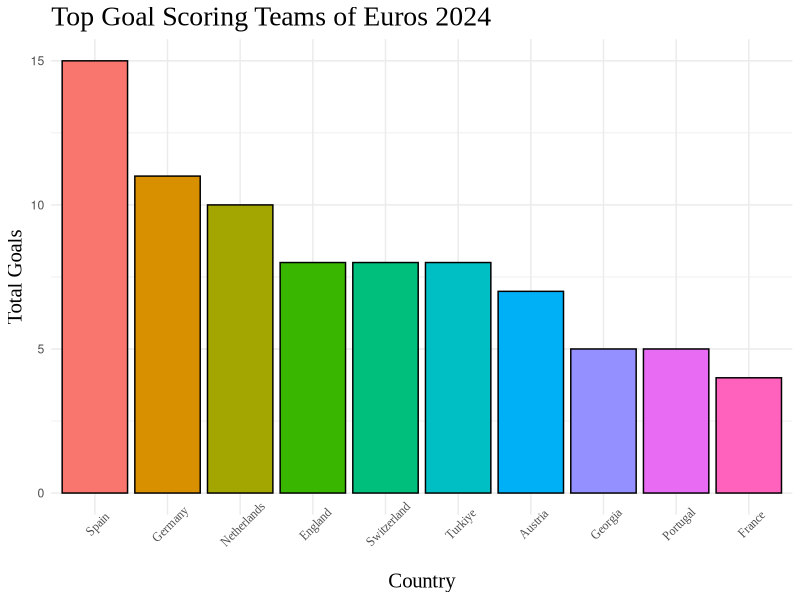
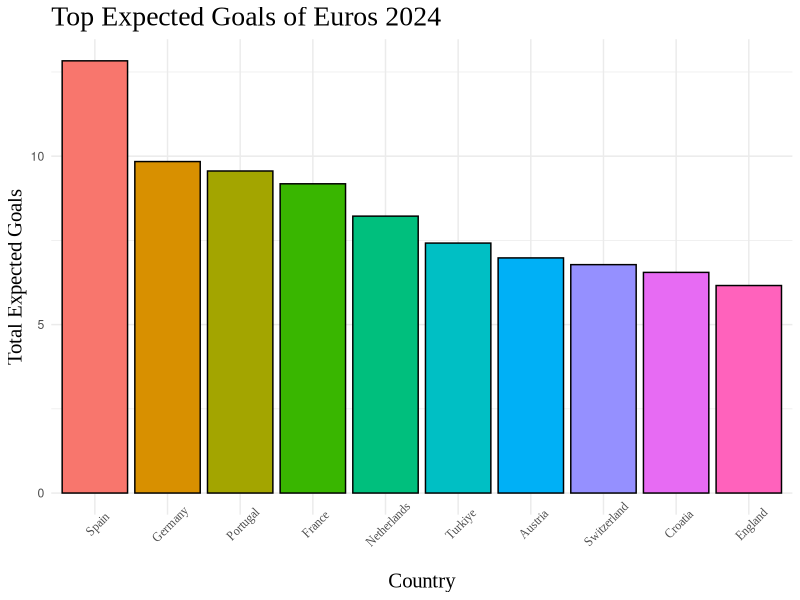
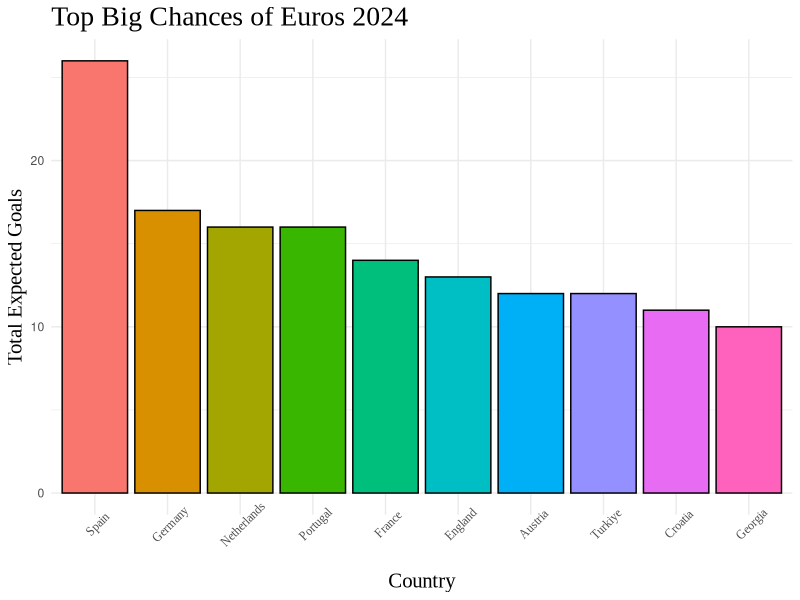
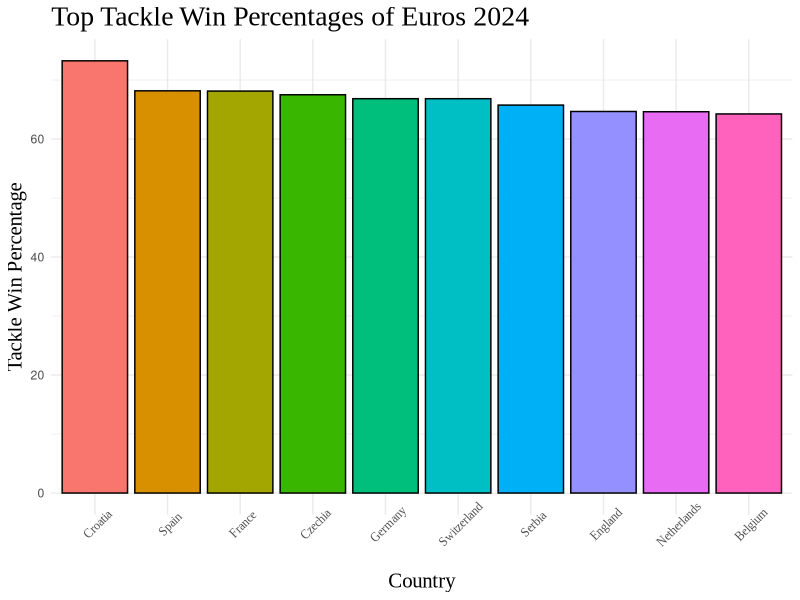
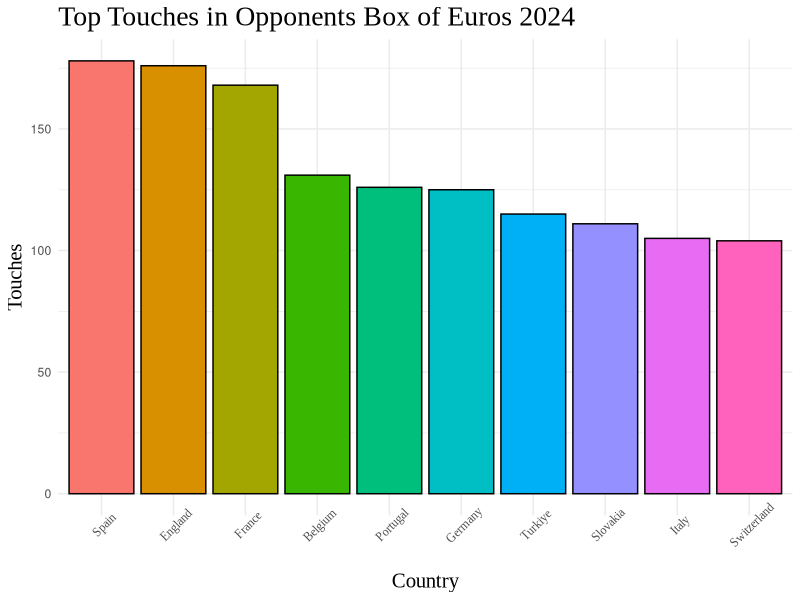

Write R code to recreate these figures, in order.
## ---- chunk 1
library(tidyverse)
## ---- chunk 2
euros <- read_csv(here::here("esselt21/euros_module/module/eurosClean.csv"))
## ---- chunk 3
home <-
  euros |>
  group_by(home_team) |>
  summarise(homeGoals = sum(home_goals))

away <-
  euros |>
  group_by(away_team) |>
  summarise(awayGoals = sum(away_goals))

eurosGoals <-
  full_join(home,
            away,
            by = c("home_team" = "away_team")) |>
  mutate(totalGoals = homeGoals + awayGoals) |>
  rename("Country" = home_team) |>
  select(Country, totalGoals) |>
  arrange(desc(totalGoals)) |>
  slice(1:10) |>
  mutate(Country = as_factor(Country))
## ---- chunk 4
# plotting the teams
ggplot(data = eurosGoals,
       aes(x = fct_reorder(Country, totalGoals, .desc = TRUE),
           y = totalGoals)) +
  geom_col(aes(fill = Country),
           color = 'black') +
  theme_minimal() +
  labs(x = "Country",
       y = "Total Goals",
       title = "Top Goal Scoring Teams of Euros 2024") +
  theme(axis.text.x = element_text(angle = 45,
                                   family = "Times New Roman"),
        axis.title.x = element_text(size = 15,
                                    family = "Times New Roman"),
        axis.title.y = element_text(size = 15,
                                    family = "Times New Roman"),
        plot.title = element_text(size = 20,
                                  family = "Times New Roman"),
        legend.position = "none")
## ---- chunk 5
home <-
  euros |>
  group_by(home_team) |>
  summarise(homexG = sum(`Home Expected goals(xG)`))

away <-
  euros |>
  group_by(away_team) |>
  summarise(awayxG = sum(`Away Expected goals(xG)`))

eurosxG <-
  full_join(home,
            away,
            by = c("home_team" = "away_team")) |>
  mutate(totalxG = homexG + awayxG) |>
  rename("Country" = home_team) |>
  select(Country, totalxG) |>
  arrange(desc(totalxG)) |>
  slice(1:10) |>
  mutate(Country = as_factor(Country))
## ---- chunk 6
ggplot(data = eurosxG,
       aes(x = fct_reorder(Country, totalxG, .desc = TRUE),
           y = totalxG)) +
  geom_col(aes(fill = Country),
           color = 'black') +
  theme_minimal() +
  labs(x = "Country",
       y = "Total Expected Goals",
       title = "Top Expected Goals of Euros 2024") +
  theme(axis.text.x = element_text(angle = 45,
                                   family = "Times New Roman"),
        axis.title.x = element_text(size = 15,
                                    family = "Times New Roman"),
        axis.title.y = element_text(size = 15,
                                    family = "Times New Roman"),
        plot.title = element_text(size = 20,
                                  family = "Times New Roman"),
        legend.position = "none")
## ---- chunk 7
home <-
  euros |>
  group_by(home_team) |>
  summarise(homeChances = sum(`Home Big chances`))

away <-
  euros |>
  group_by(away_team) |>
  summarise(awayChances = sum(`Away Big chances`))

eurosChances <-
  full_join(home,
            away,
            by = c("home_team" = "away_team")) |>
  mutate(totalChances = homeChances + awayChances) |>
  rename("Country" = home_team) |>
  select(Country, totalChances) |>
  arrange(desc(totalChances)) |>
  slice(1:10) |>
  mutate(Country = as_factor(Country))
## ---- chunk 8
ggplot(data = eurosChances,
       aes(x = fct_reorder(Country, totalChances, .desc = TRUE),
           y = totalChances)) +
  geom_col(aes(fill = Country),
           color = 'black') +
  theme_minimal() +
  labs(x = "Country",
       y = "Total Expected Goals",
       title = "Top Big Chances of Euros 2024") +
  theme(axis.text.x = element_text(angle = 45,
                                   family = "Times New Roman"),
        axis.title.x = element_text(size = 15,
                                    family = "Times New Roman"),
        axis.title.y = element_text(size = 15,
                                    family = "Times New Roman"),
        plot.title = element_text(size = 20,
                                  family = "Times New Roman"),
        legend.position = "none")
## ---- chunk 9
home <-
  euros |>
  group_by(home_team) |>
  summarise(homeTacklesAvg = mean(`Home Tackles won %`))

away <-
  euros |>
  group_by(away_team) |>
  summarise(awayTacklesAvg = mean(`Away Tackles won %`))

eurosTackles <-
  full_join(home,
            away,
            by = c("home_team" = "away_team")) |>
  mutate(avgTacklesPct = (homeTacklesAvg + awayTacklesAvg) / 2) |>
  rename("Country" = home_team) |>
  select(Country, avgTacklesPct) |>
  arrange(desc(avgTacklesPct)) |>
  slice(1:10) |>
  mutate(Country = as_factor(Country))
## ---- chunk 10
ggplot(data = eurosTackles,
       aes(x = fct_reorder(Country, avgTacklesPct, .desc = TRUE),
           y = avgTacklesPct)) +
  geom_col(aes(fill = Country),
           color = 'black') +
  theme_minimal() +
  labs(x = "Country",
       y = "Tackle Win Percentage",
       title = "Top Tackle Win Percentages of Euros 2024") +
  theme(axis.text.x = element_text(angle = 45,
                                   family = "Times New Roman"),
        axis.title.x = element_text(size = 15,
                                    family = "Times New Roman"),
        axis.title.y = element_text(size = 15,
                                    family = "Times New Roman"),
        plot.title = element_text(size = 20,
                                  family = "Times New Roman"),
        legend.position = "none")
## ---- chunk 11
home <-
  euros |>
  group_by(home_team) |>
  summarise(homeTouches = sum(`Home Touches in opposition box`))

away <-
  euros |>
  group_by(away_team) |>
  summarise(awayTouches = sum(`Home Touches in opposition box`))

eurosTouches <-
  full_join(home,
            away,
            by = c("home_team" = "away_team")) |>
  mutate(totalTouches = homeTouches + awayTouches) |>
  rename("Country" = home_team) |>
  select(Country, totalTouches) |>
  arrange(desc(totalTouches)) |>
  slice(1:10) |>
  mutate(Country = as_factor(Country))
## ---- chunk 12
ggplot(data = eurosTouches,
       aes(x = fct_reorder(Country, totalTouches, .desc = TRUE),
           y = totalTouches)) +
  geom_col(aes(fill = Country),
           color = 'black') +
  theme_minimal() +
  labs(x = "Country",
       y = "Touches",
       title = "Top Touches in Opponents Box of Euros 2024") +
  theme(axis.text.x = element_text(angle = 45,
                                   family = "Times New Roman"),
        axis.title.x = element_text(size = 15,
                                    family = "Times New Roman"),
        axis.title.y = element_text(size = 15,
                                    family = "Times New Roman"),
        plot.title = element_text(size = 20,
                                  family = "Times New Roman"),
        legend.position = "none")
